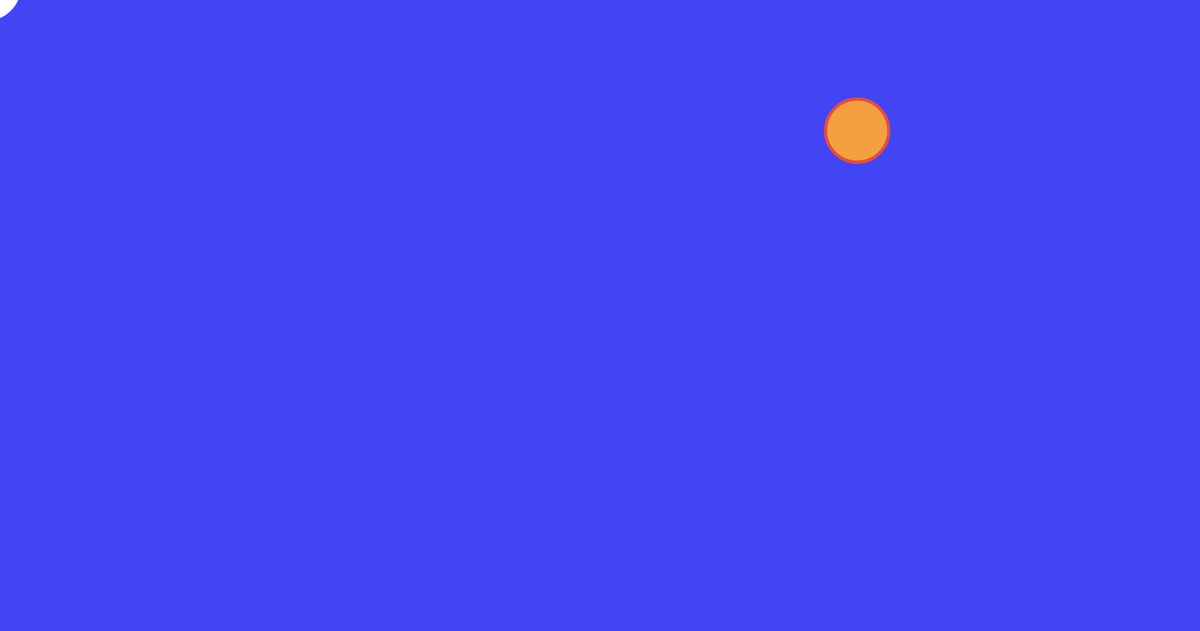
Frame 1 (no input)
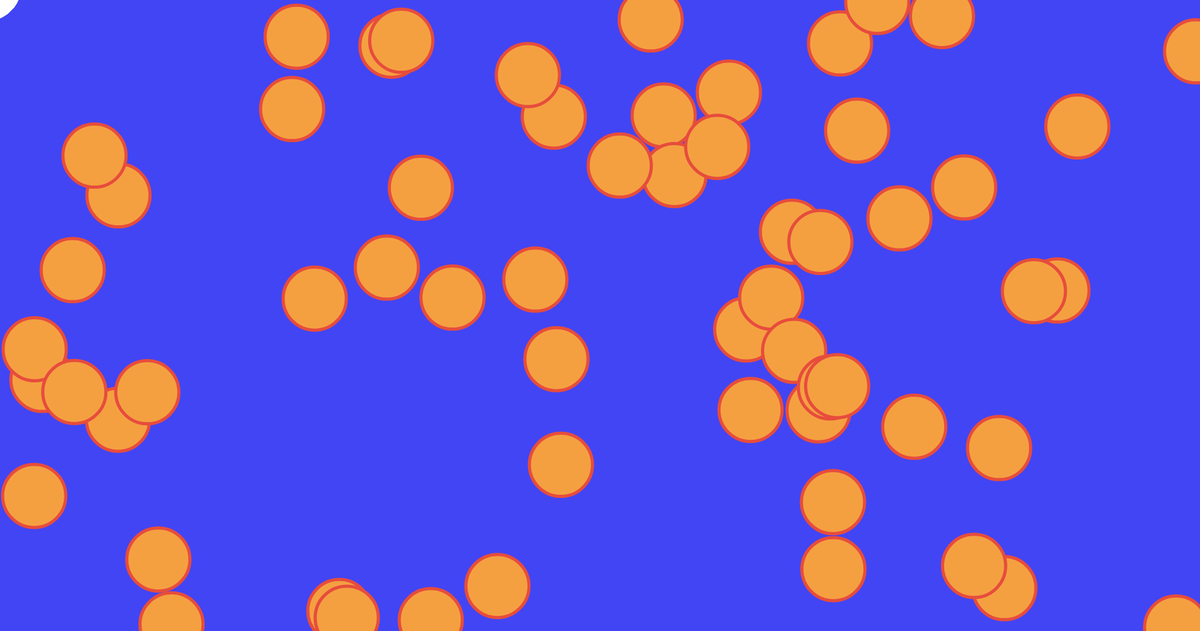
Frame 60 (no input)
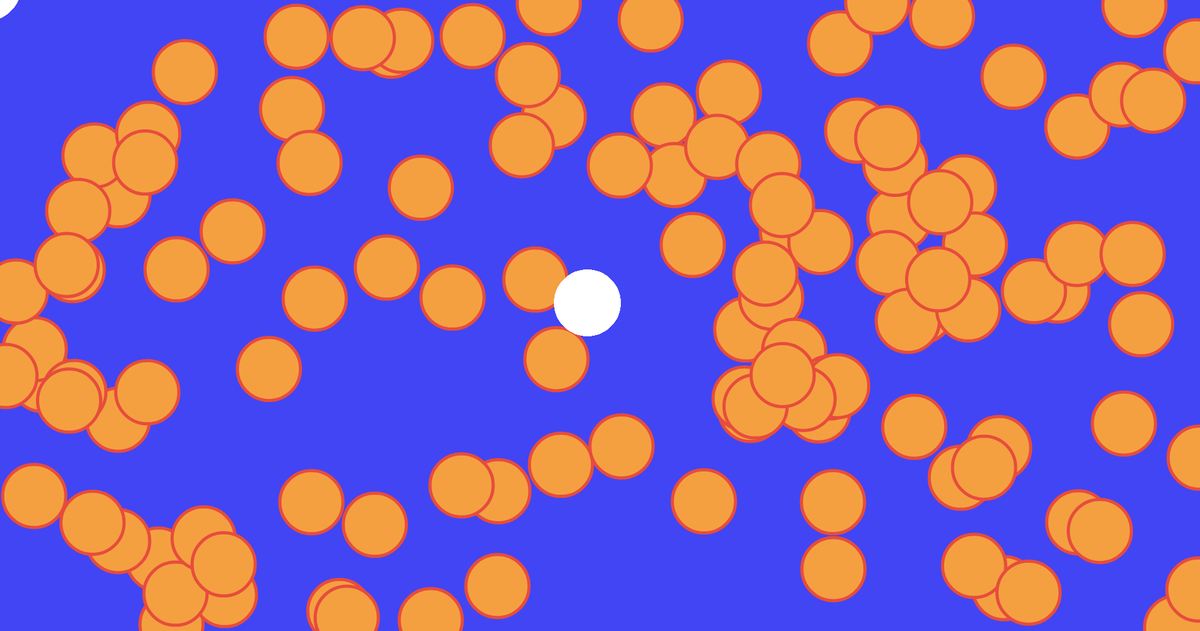
Frame 120 (the mouse pressed at the canvas centre since frame 60)

The p5.js sketch that drew these frames (run headless with seeded random() and noise() and a simulated clock; from frame 60 on, the mouse is pressed at the canvas centre):

// p5.js sketch
// ── sketch.js
var diam1=0;

function setup() {
  // put setup code here
    createCanvas (1900,1000);
    background ("#4245f4"); 
}

function draw() {
  // put drawing code here
    strokeWeight(5);
    fill("fdfefe")
    stroke("fdfefe")
    ellipse (mouseX-20,mouseY-20,100,100);
    
    fill ("#f4a041");
    stroke("#e74c3c")
    ellipse(random(1900), random (1000),100,100);
    console.log(diam1);
}

function mousePressed(){
    diam1=diam1+5;
}
